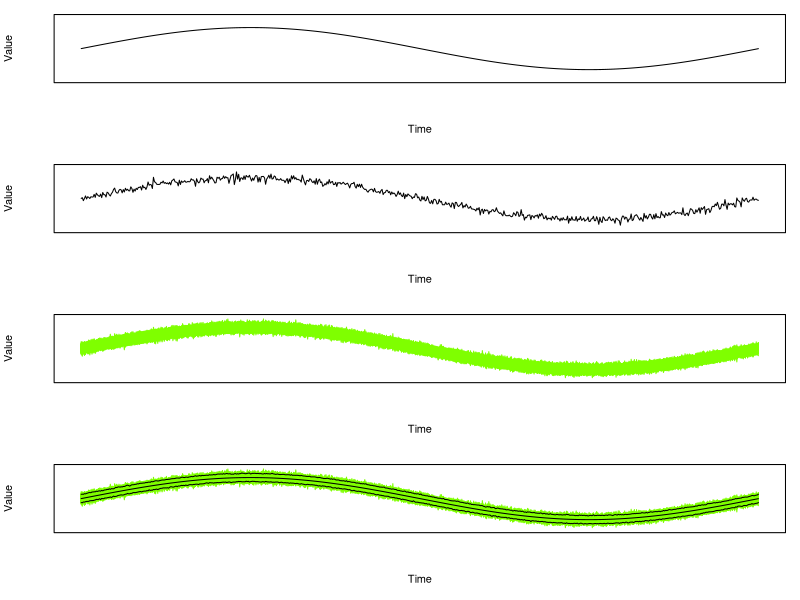

Here is the R script that generated this plot:
setwd("~/Projects/Thesis/Figures-under-construction/TSDescription")

x <- seq(0, 2*pi, 0.01)
y <- sin(x)

dsy <- data.frame(matrix(sin(x), nrow=length(x), ncol=500))
noise <- data.frame(matrix(rnorm(length(x)*500, mean=0, sd=0.1), nrow=dim(dsy)[[1]]))
dsy.noise <- dsy+noise

dsy.mean = rowMeans(dsy)
dsy.upper = apply(dsy.noise, 1, quantile, probs=c(.975))
dsy.lower = apply(dsy.noise, 1, quantile, probs=c(.025))

pdf(file="TSDescription.pdf", family="Times")
par(mar=c(5.1,4.1,1.1,1.1))
par(mfrow=c(4,1))
plot(x,y, ylim = c(-1.5,1.5), ylab="Value", xlab="Time", xaxt="n", yaxt="n", type="l")
plot(x,dsy.noise[,1], ylim = c(-1.5,1.5), ylab="Value", xlab="Time", xaxt="n", yaxt="n", type="l")
plot(x,y, col="chartreuse", ylim = c(-1.5,1.5), ylab="Value", xlab="Time", xaxt="n", yaxt="n", type="l")
for (i in 1:500) {
  lines(x, dsy.noise[,i], col="chartreuse")
}
plot(x,y, col="chartreuse", ylim = c(-1.5,1.5), ylab="Value", xlab="Time", xaxt="n", yaxt="n", type="l")
for (i in 1:500) {
  lines(x, dsy.noise[,i], col="chartreuse")
}
lines(x, dsy.mean)
lines(x, dsy.upper)
lines(x, dsy.lower)
dev.off()
